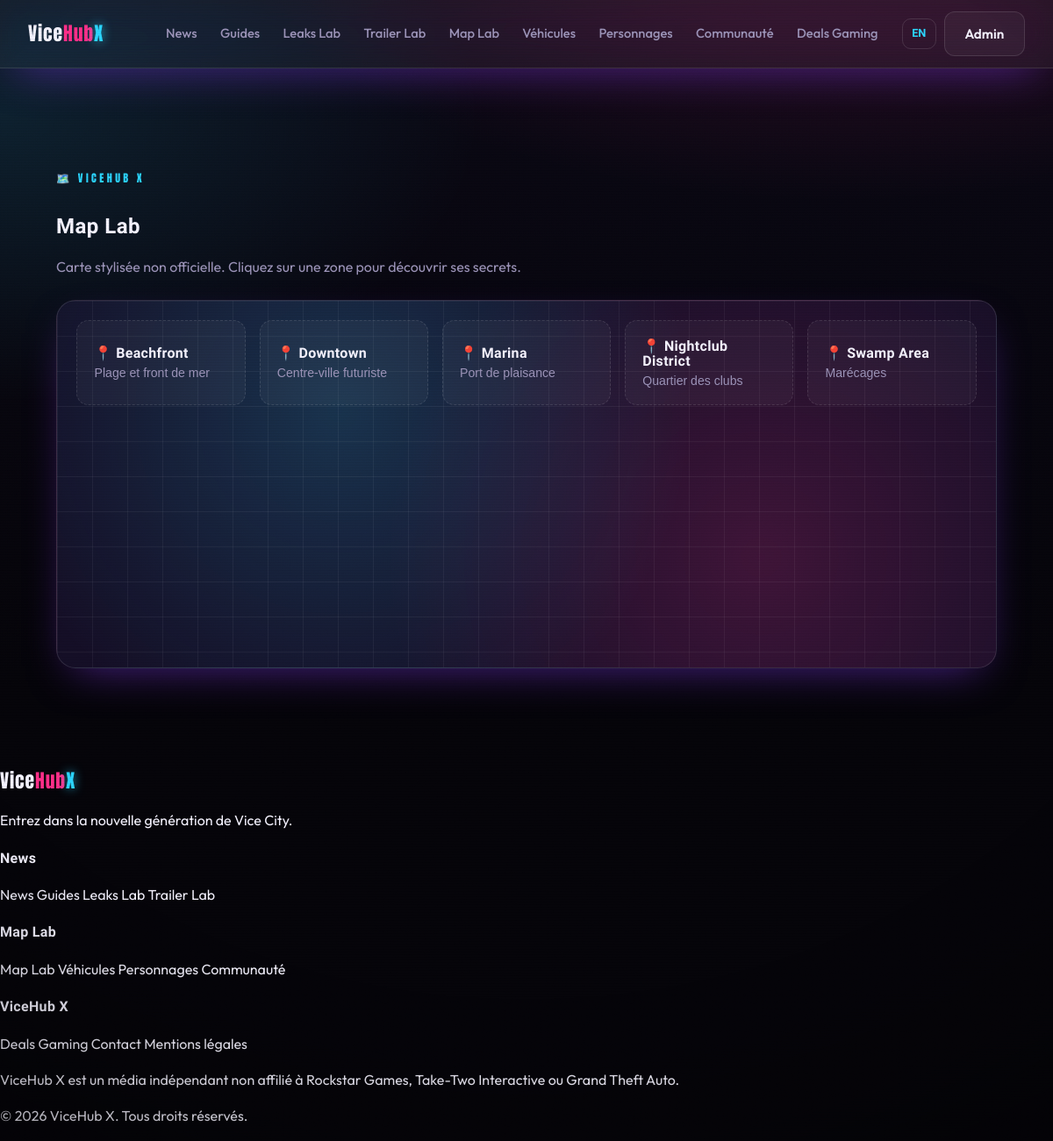
/pages/map.php, run on the app's committed database.
### tables this page shows
CREATE TABLE map_zones (
    id          INT AUTO_INCREMENT PRIMARY KEY,
    name        VARCHAR(120) NOT NULL,
    description VARCHAR(200),
    info        TEXT,
    lang        ENUM('fr','en') NOT NULL DEFAULT 'fr'
);

### includes/functions.php (called while the page is built, shortened)
<?php
function e(?string $value): string
{
    return htmlspecialchars((string) $value, ENT_QUOTES | ENT_SUBSTITUTE, 'UTF-8');
}
function t(string $key): string
{
    return $GLOBALS['LANG'][$key] ?? $key;
}
function lang(): string
{
    return $GLOBALS['LANG_CODE'] ?? 'fr';
}
function with_lang(string $url): string
{
    $sep = str_contains($url, '?') ? '&' : '?';
    return $url . $sep . 'lang=' . lang();
}
function asset(string $path): string
{
    return BASE_URL . '/public/assets/' . ltrim($path, '/');
}
function url(string $path): string
{
    return BASE_URL . '/' . ltrim($path, '/');
}
function get_map_zones(): array
{
    return db()->query('SELECT * FROM map_zones ORDER BY id ASC')->fetchAll();
}
function get_setting(string $key, ?string $default = null): ?string
{
    $stmt = db()->prepare('SELECT value FROM settings WHERE `key` = ? LIMIT 1');
    $stmt->execute([$key]);
    $row = $stmt->fetch();
    return $row['value'] ?? $default;
}
function adsense_client(): ?string
{
    $c = trim((string) get_setting('adsense_client', ''));
    return $c !== '' ? $c : null;
}

### config/database.php (called while the page is built, shortened)
<?php
function db(): PDO
{
    static $pdo = null;
    if ($pdo instanceof PDO) {
        return $pdo;
    }
    $dsn = sprintf(
        'mysql:host=%s;port=%s;dbname=%s;charset=utf8mb4',
        DB_HOST,
        DB_PORT,
        DB_NAME
    );
    try {
        $pdo = new PDO($dsn, DB_USER, DB_PASS, [
            PDO::ATTR_ERRMODE            => PDO::ERRMODE_EXCEPTION,
            PDO::ATTR_DEFAULT_FETCH_MODE => PDO::FETCH_ASSOC,
            PDO::ATTR_EMULATE_PREPARES   => false,
        ]);
    } catch (PDOException $e) {
        http_response_code(500);
        $hint = (getenv('APP_ENV') ?: 'dev') === 'prod'
            ? 'Service momentanément indisponible.'
            : 'Connexion base de données impossible : ' . $e->getMessage()
              . ' — vérifiez config/config.php et que la base "' . DB_NAME . '" existe.';
        exit('<p style="font-family:sans-serif;padding:2rem;color:#fff;background:#0a0a12">'
            . htmlspecialchars($hint, ENT_QUOTES, 'UTF-8') . '</p>');
    }
    return $pdo;
}

### pages/map.php (the view, shortened to what this page needs)
<?php
require_once dirname(__DIR__) . '/config/config.php';
$zones = get_map_zones();
require ROOT_PATH . '/includes/header.php';
?>
<section class="section">
    <span class="eyebrow">🗺️ ViceHub X</span>
    <h1><?= e(t('page_map_title')) ?></h1>
    <p class="muted" style="max-width:680px"><?= e(t('page_map_intro')) ?></p>
    <?php $map_img = is_file(ROOT_PATH . '/public/assets/img/scenes/map.png') ? asset('img/scenes/map.png') : ''; ?>
    <div class="map-wrap glass<?= $map_img ? ' has-map' : '' ?>" style="margin-top:1.6rem<?= $map_img ? ";--map:url('" . e($map_img) . "')" : '' ?>">
        <div class="map-grid" aria-hidden="true"></div>
        <div class="map-zones">
            <?php foreach ($zones as $z): ?>
                <button class="zone" aria-expanded="false">
                    <h3>📍 <?= e($z['name']) ?></h3>
                    <p><?= e($z['description']) ?></p>
                </button>
            <?php endforeach; ?>
        </div>
    </div>
</section>
<?php require ROOT_PATH . '/includes/footer.php'; ?>

### includes/header.php (shortened to what this page needs)
<?php
$BODY_CLASS   = $BODY_CLASS   ?? '';
$nav = [
    ['news.php',       t('nav_news')],
    ['guides.php',     t('nav_guides')],
    ['leaks-lab.php',  t('nav_leaks')],
    ['trailer-lab.php',t('nav_trailer')],
    ['map.php',        t('nav_map')],
    ['vehicles.php',   t('nav_vehicles')],
    ['characters.php', t('nav_characters')],
    ['community.php',  t('nav_community')],
    ['deals.php',      t('nav_deals')],
];
$other_lang  = lang() === 'fr' ? 'en' : 'fr';
$current_uri = strtok($_SERVER['REQUEST_URI'] ?? '/', '?');
?>
<!DOCTYPE html>
<html lang="<?= e(lang()) ?>">
<head>
    <link rel="stylesheet" href="<?= e(asset('css/style.css')) ?>">
    <?php if ($ac = adsense_client()): ?>
    <script async src="https://pagead2.googlesyndication.com/pagead/js/adsbygoogle.js?client=<?= e($ac) ?>"
></script>
    <?php endif; ?>
</head>
<body class="<?= e($BODY_CLASS) ?>">
<header class="site-header glass">
    <div class="header-inner">
        <a class="logo" href="<?= e(with_lang(url('index.php'))) ?>">
            Vice<span class="logo-accent">Hub</span><span class="logo-x">X</span>
        </a>
        <nav class="site-nav" aria-label="Navigation principale">
            <?php foreach ($nav as [$href, $label]): ?>
                <a href="<?= e(with_lang(url('pages/' . $href))) ?>"><?= e($label) ?></a>
            <?php endforeach; ?>
        </nav>
        <div class="header-actions">
            <a class="lang-switch" href="<?= e($current_uri . '?lang=' . $other_lang) ?>"><?= e(t('lang_switch')) ?></a>
            <a class="btn btn--ghost" href="<?= e(with_lang(url('admin/login.php'))) ?>"><?= e(t('nav_admin')) ?></a>
        </div>
    </div>
</header>
<main id="main" class="<?= $BODY_CLASS === 'is-home' ? '' : 'page-main' ?>">

### includes/footer.php (shortened to what this page needs)
</main>
<footer class="site-footer">
    <div class="footer-grid">
        <div class="footer-col footer-brand">
            <span class="logo">Vice<span class="logo-accent">Hub</span><span class="logo-x">X</span></span>
            <p><?= e(lang() === 'fr' ? APP_SLOGAN_FR : APP_SLOGAN_EN) ?></p>
        </div>
        <nav class="footer-col" aria-label="Footer">
            <h4><?= e(t('nav_news')) ?></h4>
            <a href="<?= e(with_lang(url('pages/news.php'))) ?>"><?= e(t('nav_news')) ?></a>
            <a href="<?= e(with_lang(url('pages/guides.php'))) ?>"><?= e(t('nav_guides')) ?></a>
            <a href="<?= e(with_lang(url('pages/leaks-lab.php'))) ?>"><?= e(t('nav_leaks')) ?></a>
            <a href="<?= e(with_lang(url('pages/trailer-lab.php'))) ?>"><?= e(t('nav_trailer')) ?></a>
        </nav>
        <nav class="footer-col" aria-label="Footer explore">
            <h4><?= e(t('nav_map')) ?></h4>
            <a href="<?= e(with_lang(url('pages/map.php'))) ?>"><?= e(t('nav_map')) ?></a>
            <a href="<?= e(with_lang(url('pages/vehicles.php'))) ?>"><?= e(t('nav_vehicles')) ?></a>
            <a href="<?= e(with_lang(url('pages/characters.php'))) ?>"><?= e(t('nav_characters')) ?></a>
            <a href="<?= e(with_lang(url('pages/community.php'))) ?>"><?= e(t('nav_community')) ?></a>
        </nav>
        <nav class="footer-col" aria-label="Footer legal">
            <h4>ViceHub X</h4>
            <a href="<?= e(with_lang(url('pages/deals.php'))) ?>"><?= e(t('nav_deals')) ?></a>
            <a href="<?= e(with_lang(url('pages/contact.php'))) ?>"><?= e(t('nav_contact')) ?></a>
            <a href="<?= e(with_lang(url('pages/legal.php'))) ?>"><?= e(t('page_legal_title')) ?></a>
        </nav>
    </div>
    <div class="footer-legal">
        <p class="disclaimer"><?= e(t('legal_disclaimer')) ?></p>
        <p>&copy; <?= date('Y') ?> <?= e(APP_NAME) ?>. <?= e(t('footer_rights')) ?></p>
    </div>
</footer>
</body>
</html>

### data on the page
map_zones: name "Beachfront", description "Plage et front de mer"
map_zones: name "Downtown", description "Centre-ville futuriste"
map_zones: name "Marina", description "Port de plaisance"
map_zones: name "Nightclub District", description "Quartier des clubs"
map_zones: name "Swamp Area", description "Marécages"

### other printed values
$label "News"
$label "Guides"
$label "Leaks Lab"
$label "Trailer Lab"
$label "Map Lab"
$label "Véhicules"
$label "Personnages"
$label "Communauté"
$label "Deals Gaming"
t('lang_switch') "EN"
t('nav_admin') "Admin"
t('page_map_title') "Map Lab"
t('page_map_intro') "Carte stylisée non officielle. Cliquez sur une zone pour découvrir ses secrets."
lang() === 'fr' ? APP_SLOGAN_FR : APP_SLOGAN_EN "Entrez dans la nouvelle génération de Vice City."
t('nav_news') "News"
